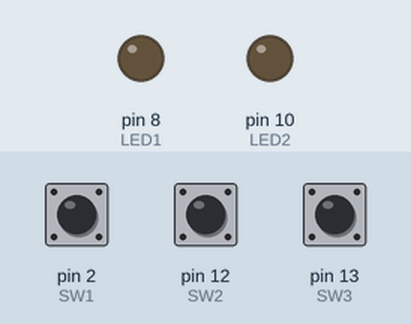
Bench run of a sketch on a simulated Arduino Uno, built with avr-gcc and run on an emulated ATmega328P. Shown: output pins drawn as LEDs (lit = HIGH). Dashed ring = blinking. Inputs (shaded band) come from the test bench; at power-on: pin 2 (SW1) LOW, pin 12 (SW2) LOW, pin 13 (SW3) LOW. What the sketch prints to the serial monitor is not drawn.

Above: at 1.2 s.
1.3 s: pin 2 (SW1) pulled HIGH for 0.15 s
At 2.3 s:
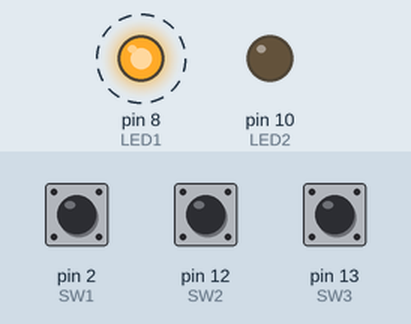
4.4 s: pin 12 (SW2) pulled HIGH for 0.15 s
At 5.39 s:
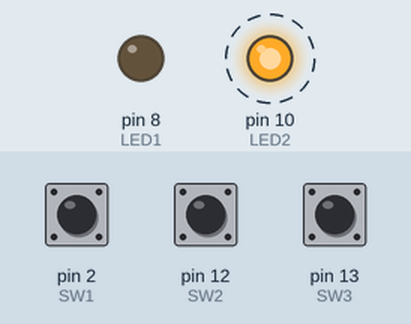
7.5 s: pin 13 (SW3) pulled HIGH for 1 s
At 8.75 s:
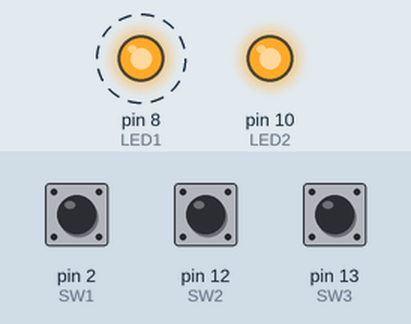
Timing chart, 0 to 17.5 s (numbered marks = the images above; inputs shaded):
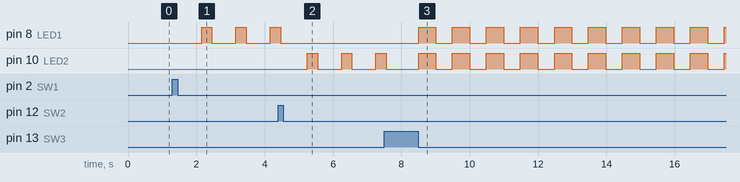

Measured:
- after the input at 1.3 s, pin 8 (LED1): alternates HIGH for 0.30 s and LOW for 0.70 s, starting after 0.85 s
- after the input at 4.4 s, pin 10 (LED2): alternates HIGH for 0.30 s and LOW for 0.70 s, starting after 0.85 s
- after the input at 7.5 s, pin 8 (LED1): alternates HIGH for 0.50 s and LOW for 0.49 s, starting after 1.0 s

The sketch:

IL.ino
```cpp
//#include <LiquidCrystal.h>
//const int rs = 5, en = 6, d4 = 10, d5 = 11, d6 = 12, d7 = 13;
//LiquidCrystal lcd(rs, en, d4, d5, d6, d7);


#include <avr/io.h>
#include <avr/interrupt.h>

//timer2 variqbles
volatile byte count;
byte reload = 0x9C;

volatile int play;
//timer2 interrupt

ISR(TIMER2_COMPA_vect){
    play=1;
    OCR2A=reload;
  }


int LED1=8;    // led1 pin
int LED2=10;     //led2 pin   9
int SW1=2;       // switch1 pin
int SW2=12;        //switch2 pin 3
int SW3=13;        //switch3 pin  4
int potPin=A0;    // potentiometer pin


int SW1state=0;
int SW2state=0;
int SW3state=0;
int lastSW1state=0;
int lastSW2state=0;
int lastSW3state=0;


int counter=0;
bool laneSwitch=false;
bool laneSwitchLeft=false;
bool laneSwitchRight=false;
bool left=false;    //  directions laneSwitchMode;
bool right=false;
int blinks=0;  //  blink counter laneSwitchMode;


bool lastLaneSwitch=false;
bool lastLaneSwitchLeft=false;
bool lastLaneSwitchRight=false;

bool lastNormalLeft=false;
bool lastNormalRight=false;

bool lastHazard=false;
int hazardCounter=0;

int normalCounter=0;
bool normalLeft=false;
bool normalRight=false;
int volum=0;   // potentiometer value
int times=0;   // blink counter normal mode

bool hazardFlag=false;

bool ONphase=false;
int phaseCounter=0;

bool ON=true;
String s1;


int test;
void setup() {

  Serial.begin(9600);
  pinMode(LED1,OUTPUT);
  pinMode(LED2, OUTPUT);
  pinMode(SW1,INPUT);
  pinMode(SW2,INPUT);
  pinMode(SW3,INPUT);
//  lcd.begin(16, 2);

//timer2 config
 cli();
  TCCR0B =0;
  OCR2A=reload;   //start count
  TCCR2A = 1<<WGM21;  //select CTC mode
  TCCR2B= (1<<CS22) | (1<<CS21) | (1<<CS20);    //set prescaler
  TIMSK2 = (1<<OCIE2A);   //output compare match enable ????*
  sei();
}
void loop() {
  Serial.println(play);
/*    if(Serial.available() > 0)
    {
      s1= Serial.readStringUntil('\n');
    }
  if(s1=="start"){
    ON=1;
    }else if(s1=="stop"){
      ON=0;
      } */
   while(play==1){
    task();}
}


void task(){
  if(ON==1){

SW1state=digitalRead(SW1); //         read switch
SW2state=digitalRead(SW2);
SW3state=digitalRead(SW3);
 /*   if(SW3state==HIGH && SW3state != lastSW3state){
           lcd.setCursor(0,1);
           lcd.print("Hazard switch       ");
      }
    else if(SW2state==HIGH && SW2state != lastSW2state){
           lcd.setCursor(0,1);
           lcd.print("Right switch      ");
      }
    else if(SW1state==HIGH && SW1state != lastSW1state){
           lcd.setCursor(0,1);
           lcd.print("Left switch       ");
      }
      if(hazardFlag==0 && normalLeft==false && normalRight==false && laneSwitchLeft== false && laneSwitchRight==false){
            lcd.setCursor(0,0);
            lcd.print("NO MODE     ");
        } */
if(hazardFlag==1){
  if(hazardFlag != lastHazard){
      //  lcd.setCursor(0,0);
      //  lcd.print("HAZARD MODE       ");
    }
  counter=0;
  normalCounter=0;
  left=false;
  right=false;
  laneSwitchLeft=false;
  laneSwitchRight=false;
  normalLeft=false;
  normalRight=false;
    hazardMode();
  }
    if(hazardFlag==0 && hazardFlag != lastHazard){
        resetAll();
//        lcd.clear();
      }


  if(SW3state==HIGH){
    hazardCounter++;
    }else{
      if(hazardCounter>=20){
        hazardCounter=0;
         if(hazardFlag==false){
      hazardFlag=true;
      }else{
        hazardFlag=false;
       }
      }
     }


if(SW2state==HIGH){
  counter++;
  right=true;
  left=false;
  blinks=0;
  }

 if(SW1state==HIGH){
  counter++;
  right=false;
  left=true;
  blinks=0;
 }
  if(SW1state==LOW && lastSW1state  != SW1state){

   if( counter<50 && counter !=0){

    ONphase=false;
    phaseCounter=0;
    digitalWrite(LED2,LOW);
     laneSwitch=true;
    }
     counter=0;
    }


  if(SW2state==LOW && lastSW2state  != SW2state){

       if( counter<50 && counter !=0){
        ONphase=false;
        phaseCounter=0;
        digitalWrite(LED1,LOW);
           laneSwitch=true;
           }
        counter=0;
      }

       // Serial.println(counter);

if( laneSwitch ==true && SW1state==LOW && SW2state==LOW && hazardFlag==LOW &&
    normalLeft ==false && normalRight==false)
  {
    if(left==true && right==false){
      laneSwitchLeft=true;
      laneSwitchRight=false;
    }
    if(left==false && right== true){
      laneSwitchLeft=false;
      laneSwitchRight=true;
      }
  }

  if(laneSwitchLeft==true && hazardFlag == false && normalLeft == false && normalRight== false && blinks<6){
   BlingBling(LED1,30,70);
      if(blinks == 4){
        digitalWrite(LED1,LOW);
      resetSwitchLane();
    }
  }


 if(laneSwitchRight==true && hazardFlag == false && normalLeft == false && normalRight== false && blinks<6){
    BlingBling(LED2,30,70);
      if(blinks == 4){
        digitalWrite(LED2,LOW);
    resetSwitchLane();
    }
 }


  if(counter>50 && hazardFlag ==false){
    if(SW1state){
      if(SW1state != lastSW1state){
   //     lcd.setCursor(0,0);
   //     lcd.print("normal left     " );
        }
    resetSwitchLane();
        normalLeft=true;


      volum=analogRead(potPin);
      times=map(volum,0,1023,10,100 );
        BlingBling(LED1,times/2,times/2);
        digitalWrite(LED2,LOW);
      }
    if(SW2state){
            if(SW2state != lastSW2state){
     //   lcd.setCursor(0,0);
     //   lcd.print("normal left     " );
        }
    resetSwitchLane();
        normalRight=true;


      volum=analogRead(potPin);
      times=map(volum,0,1023,10,100);
        BlingBling(LED2,times/2,times/2);
        digitalWrite(LED1,LOW);
       }
    }

  if(normalLeft==true && hazardFlag==false && normalCounter<10){   //     stop normal mode
    if(SW1state==LOW){
      normalCounter++;
      BlingBling(LED1,times/2,times/2);
      }
    }
  if(normalRight==true && hazardFlag==false && normalCounter<10){     //  stop normal mode
    if(SW2state==LOW){
      normalCounter++;
      BlingBling(LED2,times/2,times/2);
      }
    }
   if(normalCounter==10){
    normalLeft=0;
    normalRight=0;
    normalCounter=0;
    counter=0;
    digitalWrite(LED1,LOW);
    digitalWrite(LED2,LOW);
    }
    if(hazardFlag==0 && laneSwitch==false && laneSwitchLeft==false && laneSwitchRight==false && normalLeft == false && normalRight == false){
    digitalWrite(LED1,LOW);
    digitalWrite(LED2,LOW);
  }


    /*  if(laneSwitchLeft == true && laneSwitchLeft != lastLaneSwitchLeft && SW1state == LOW && normalLeft==false){
            lcd.setCursor(0,0);
            lcd.print("ls  left       ");
        }else if(laneSwitchRight == true && laneSwitchRight != lastLaneSwitchRight && SW2state == LOW && normalRight==false){
          lcd.setCursor(0,0);
          lcd.print("ls right      ");
        }
*/
     lastSW1state=SW1state;
     lastSW2state=SW2state;
     lastSW3state=SW3state;

     lastLaneSwitch=laneSwitch;
     lastLaneSwitchLeft=laneSwitchLeft;
     lastLaneSwitchRight=laneSwitchRight;

     lastNormalLeft=normalLeft;
     lastNormalRight=normalRight;

     lastHazard=false;
     play=0;
}else{
  resetAll();
  }
  }

void hazardMode(){
  int onPhaseTime=50;
  int offPhaseTime=50;
  if(phaseCounter>onPhaseTime){
    phaseCounter=0;
    }
        if(phaseCounter < onPhaseTime && ONphase==true){
        phaseCounter++;
        if(phaseCounter==onPhaseTime){
          ONphase=false;
          phaseCounter=0;
          }
        }
      if(phaseCounter<offPhaseTime && ONphase==false){
        phaseCounter++;
        if(phaseCounter==offPhaseTime){
          ONphase=true;
          phaseCounter=0;
          }
        }
        if(ONphase==true){
            digitalWrite(LED1,HIGH);
            digitalWrite(LED2,HIGH);
          }if(ONphase==false){
            digitalWrite(LED2,LOW);
            digitalWrite(LED1,LOW);
          }
  }


  void BlingBling(int led,int onPhaseTime, int offPhaseTime){
     if(ONphase==true && phaseCounter>onPhaseTime){
        phaseCounter=0;
      }else if(ONphase==false && phaseCounter >= offPhaseTime){
        phaseCounter=0;
      }
      if(phaseCounter < onPhaseTime && ONphase==true){
        phaseCounter++;
        if(phaseCounter>=onPhaseTime){
          ONphase=false;
          phaseCounter=0;
          }
        }else if(phaseCounter<=offPhaseTime && ONphase==false){
         phaseCounter++;
         if(phaseCounter>=offPhaseTime){
          ONphase=true;
          phaseCounter=0;
          blinks++;
          }
        }
        if(ONphase==true){
            digitalWrite(led,HIGH);
          }else{
            digitalWrite(led,LOW);
          }
    }
void resetSwitchLane(){
          laneSwitch=false;
          laneSwitchLeft=false;
          laneSwitchRight=false;
          left=false;
          right=false;

          blinks=0;
         //     digitalWrite(LED1,LOW);
         //     digitalWrite(LED2,LOW);
  }

  void resetAll(){
SW1state=0;
SW2state=0;
SW3state=0;
lastSW1state=0;
lastSW2state=0;
lastSW3state=0;
counter=0;
laneSwitch=false;
laneSwitchLeft=false;
laneSwitchRight=false;
left=false;  //    directions laneSwitchMode;
right=false;
blinks=0;  //  blink counter laneSwitchMode;
normalCounter=0;
normalLeft=false;
normalRight=false;
volum=0;   /// potentiometer value
times=0;    //blink counter normal mode
 hazardFlag=false;
 ONphase=false;
phaseCounter=0;
  digitalWrite(LED1,LOW);
  digitalWrite(LED2,LOW);
  //    lcd.setCursor(0,0);
   //   lcd.print("NOT WORKING   ");
    }
```
